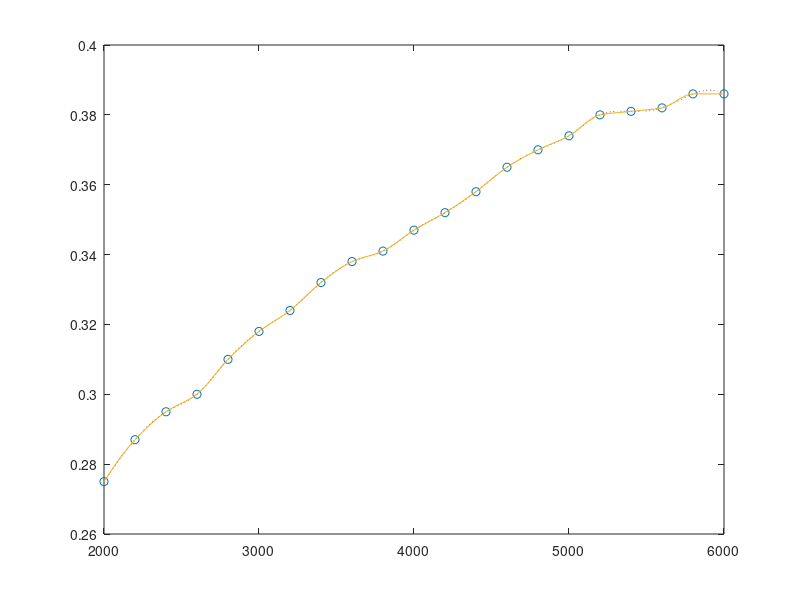

Recreate this plot in MATLAB.
%dragsmooth
x = [13.7 21.6 29.9 38.4 46.9 55.2 63.1 71.9 80.2 88.1];
y = (2000:200:6000);
cd(1,1) = 0.363; cd(1,2) = 0.288; cd(1,3) = 0.275; cd(1,4)  = 0.255; cd(1,5)   = 0.247;
cd(1,6) = 0.247; cd(1,7) = 0.247; cd(1,8) = 0.247; cd(1,9)  = 0.247; cd(1,10)  = 0.247;
cd(2,1) = 0.379; cd(2,2) = 0.311; cd(2,3) = 0.287; cd(2,4)  = 0.262; cd(2,5)   = 0.250;
cd(2,6) = 0.250; cd(2,7) = 0.249; cd(2,8) = 0.2486; cd(2,9) = 0.2484; cd(2,10) = 0.2484;
cd(3,1) = 0.397; cd(3,2) = 0.329; cd(3,3) = 0.295; cd(3,4)  = 0.265; cd(3,5)   = 0.253;
cd(3,6) = 0.252; cd(3,7) = 0.251; cd(3,8) = 0.2502; cd(3,9) = 0.2497; cd(3,10) = 0.2497;
cd(4,1) = 0.406; cd(4,2) = 0.344; cd(4,3) = 0.300; cd(4,4)  = 0.268; cd(4,5)  =  0.258;
cd(4,6) = 0.253; cd(4,7) = 0.252; cd(4,8) = 0.2518; cd(4,9) = 0.2511; cd(4,10) = 0.2511;
cd(5,1) = 0.416; cd(5,2) = 0.356; cd(5,3) = 0.310; cd(5,4)  = 0.274; cd(5,5)   = 0.263;
cd(5,6) = 0.257; cd(5,7) = 0.254; cd(5,8) = 0.2534; cd(5,9) = 0.2524; cd(5,10) = 0.2524;
cd(6,1) = 0.420; cd(6,2) = 0.365; cd(6,3) = 0.318; cd(6,4)  = 0.279; cd(6,5)   = 0.268;
cd(6,6) = 0.259; cd(6,7) = 0.256; cd(6,8) = 0.255; cd(6,9)  = 0.2538; cd(6,10) = 0.2538;
cd(7,1) = 0.412; cd(7,2) = 0.374; cd(7,3) = 0.324; cd(7,4)  = 0.285; cd(7,5)   = 0.271;
cd(7,6) = 0.262; cd(7,7) = 0.258; cd(7,8) = 0.2566; cd(7,9) = 0.2551; cd(7,10) = 0.2551;
cd(8,1) = 0.396; cd(8,2) = 0.374; cd(8,3) = 0.332; cd(8,4)  = 0.293; cd(8,5)   = 0.274;
cd(8,6) = 0.263; cd(8,7) = 0.256; cd(8,8) = 0.2582; cd(8,9) = 0.2565; cd(8,10) = 0.2565;
cd(9,1) = 0.387; cd(9,2) = 0.376; cd(9,3) = 0.338; cd(9,4)  = 0.300; cd(9,5)   = 0.276;
cd(9,6) = 0.264; cd(9,7) = 0.261; cd(9,8) = 0.2598; cd(9,9) = 0.2578; cd(9,10) = 0.2578;
cd(10,1) = 0.410; cd(10,2) = 0.386; cd(10,3) = 0.341; cd(10,4)  = 0.305; cd(10,5)   = 0.279;
cd(10,6) = 0.264; cd(10,7) = 0.264; cd(10,8) = 0.2614; cd(10,9) = 0.2592; cd(10,10) = 0.2592;
cd(11,1) = 0.428; cd(11,2) = 0.400; cd(11,3) = 0.347; cd(11,4)  = 0.309; cd(11,5)   = 0.284;
cd(11,6) = 0.271; cd(11,7) = 0.267; cd(11,8) = 0.263; cd(11,9)  = 0.2605; cd(11,10) = 0.2605;
cd(12,1) = 0.447; cd(12,2) = 0.407; cd(12,3) = 0.352; cd(12,4)  = 0.315; cd(12,5)   = 0.287;
cd(12,6) = 0.274; cd(12,7) = 0.270; cd(12,8) = 0.2646; cd(12,9) = 0.262; cd(12,10)  = 0.262;
cd(13,1) = 0.458; cd(13,2) = 0.417; cd(13,3) = 0.358; cd(13,4)  = 0.317; cd(13,5)   = 0.294;
cd(13,6) = 0.278; cd(13,7) = 0.271; cd(13,8) = 0.2662; cd(13,9) = 0.2632; cd(13,10) = 0.2632;
cd(14,1) = 0.470; cd(14,2) = 0.422; cd(14,3) = 0.365; cd(14,4)  = 0.323; cd(14,5)   = 0.300;
cd(14,6) = 0.280; cd(14,7) = 0.273; cd(14,8) = 0.2678; cd(14,9) = 0.2645; cd(14,10) = 0.2645;
cd(15,1) = 0.476; cd(15,2) = 0.428; cd(15,3) = 0.370; cd(15,4)  = 0.329; cd(15,5)   = 0.302;
cd(15,6) = 0.284; cd(15,7) = 0.274; cd(15,8) = 0.2694; cd(15,9) = 0.266; cd(15,10)  = 0.266;
cd(16,1) = 0.481; cd(16,2) = 0.430; cd(16,3) = 0.374; cd(16,4)  = 0.335; cd(16,5)   = 0.306;
cd(16,6) = 0.287; cd(16,7) = 0.275; cd(16,8) = 0.271; cd(16,9)  = 0.2673; cd(16,10) = 0.2673;
cd(17,1) = 0.488; cd(17,2) = 0.435; cd(17,3) = 0.380; cd(17,4)  = 0.336; cd(17,5)   = 0.310;
cd(17,6) = 0.293; cd(17,7) = 0.280; cd(17,8) = 0.2726; cd(17,9) = 0.2685; cd(17,10) = 0.2685;
cd(18,1) = 0.500; cd(18,2) = 0.437; cd(18,3) = 0.381; cd(18,4)  = 0.338; cd(18,5)   = 0.315;
cd(18,6) = 0.297; cd(18,7) = 0.281; cd(18,8) = 0.2742; cd(18,9) = 0.270; cd(18,10)  = 0.270;
cd(19,1) = 0.507; cd(19,2) = 0.439; cd(19,3) = 0.382; cd(19,4)  = 0.341; cd(19,5)   = 0.320;
cd(19,6) = 0.300; cd(19,7) = 0.283; cd(19,8) = 0.2758; cd(19,9) = 0.2713; cd(19,10) = 0.2713;
cd(20,1) = 0.513; cd(20,2) = 0.441; cd(20,3) = 0.386; cd(20,4)  = 0.348; cd(20,5)   = 0.323;
cd(20,6) = 0.303; cd(20,7) = 0.284; cd(20,8) = 0.2774; cd(20,9) = 0.2727; cd(20,10) = 0.2727;
cd(21,1) = 0.515; cd(21,2) = 0.441; cd(21,3) = 0.386; cd(21,4)  = 0.352; cd(21,5)   = 0.329;
cd(21,6) = 0.306; cd(21,7) = 0.288; cd(21,8) = 0.279; cd(21,9)  = 0.274; cd(21,10)  = 0.274;
% hold on
% for k = 1:10
%     plot(y,cd(:,k));
% end
% hold off
% grid
 z = cd(:,3);
ch = pchip(y,z);
cs = spline(y,z);
yi = linspace(2000,6000);
zih = ppval(ch,yi);
zis = ppval(cs,yi);

plot(y,z,'o',yi,zis,':',yi,zih);



